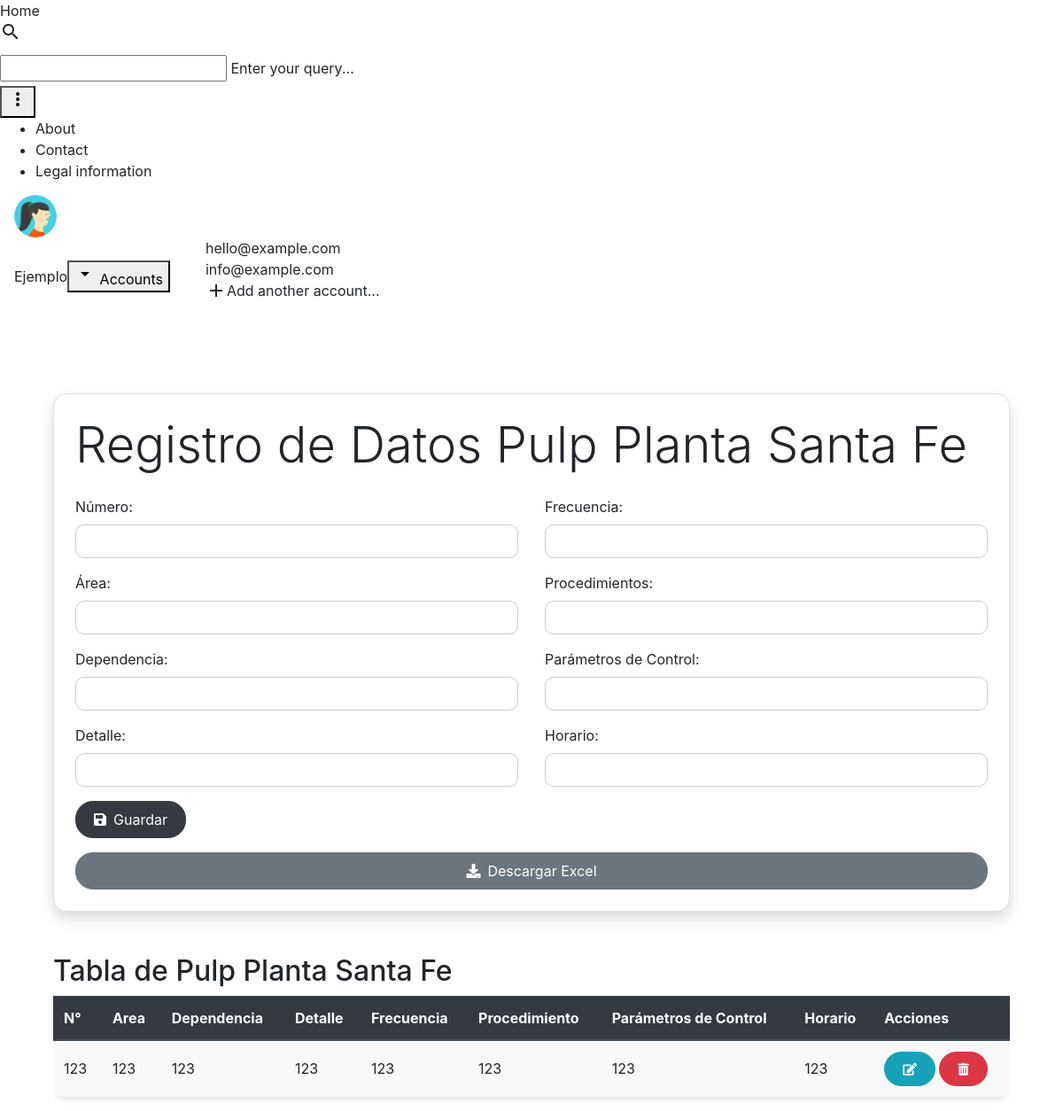
Page /santafe/ on the earlier database version.
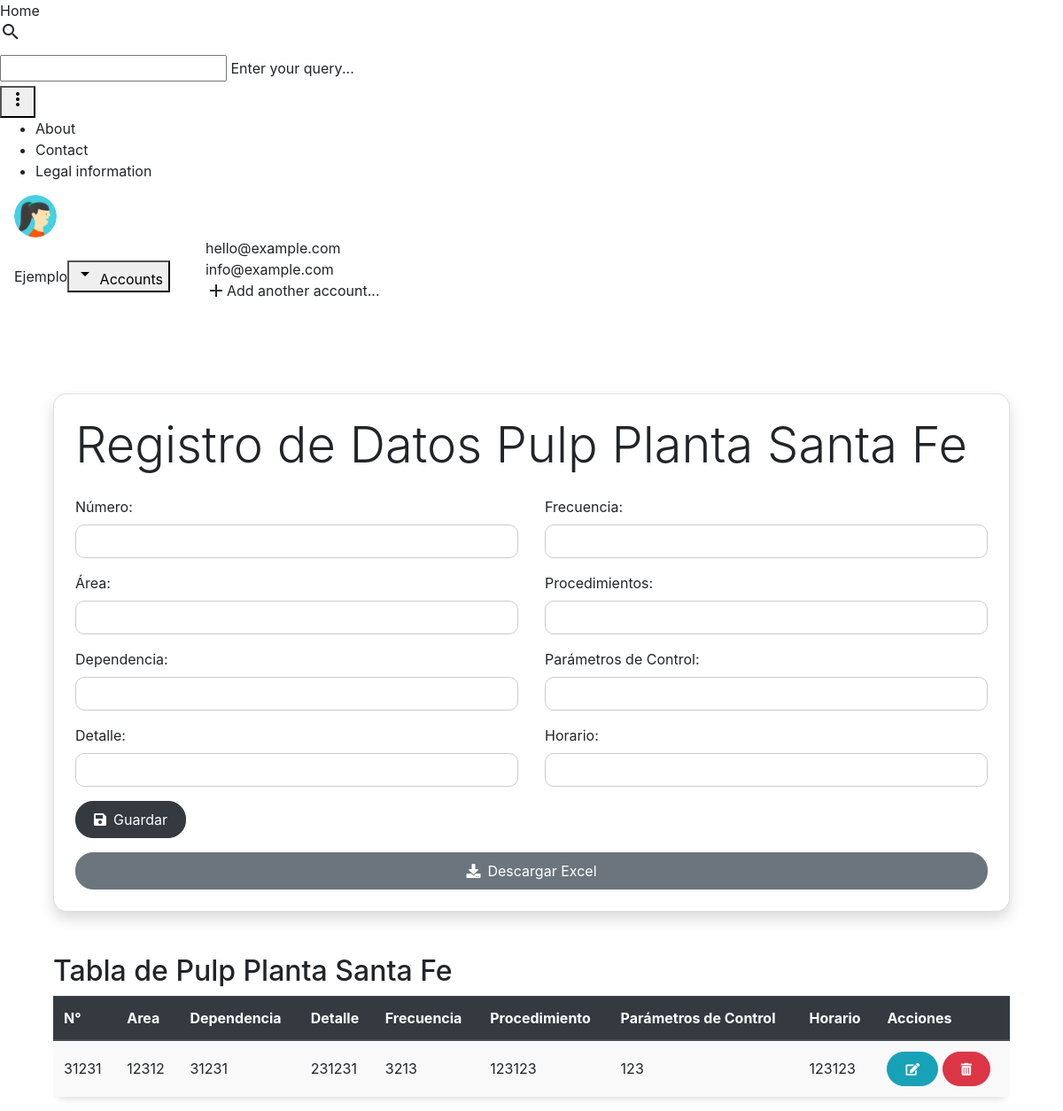
Same page on the later database version.
### catalog/models.py (models this page shows, shortened)
class SantaFe(models.Model):
    numero = models.IntegerField()
    area = models.CharField(max_length=100, default='')
    dependencia = models.CharField(max_length=100)
    detalle = models.TextField()
    frecuencia = models.CharField(max_length=100)
    procedimientos = models.TextField()
    parametro_control = models.CharField(max_length=100)
    horario = models.CharField(max_length=100)
    class Meta:
        db_table ='santafe'

### catalog/views.py (the view)
# urls.py: path('santafe/', views.santafe, name='santafe'),
def santafe(request):
    if request.method == 'POST':
        form = SantaFeForm(request.POST, request.FILES)
        if form.is_valid():
            form.save()
            messages.success(request, 'Datos ingresados correctamente')
            return redirect('santafe')
        else:
            messages.error(request, 'Error al ingresar los datos. Por favor, revise los datos ingresados.')
    else:
        form = SantaFeForm()
    santafe = SantaFe.objects.all()
    return render(request, 'Instalaciones/Pulp/PlantaSantaFe.html', {'form': form, 'santafe': santafe})

### catalog/forms.py
class SantaFeForm(forms.ModelForm):
    class Meta:
        model = SantaFe
        fields = '__all__'

### Templates/Instalaciones/Pulp/PlantaSantaFe.html (shortened to what the changed rows need)
{% extends 'base.html' %}
{% load static %}
{% block content %}
<div class="container">
    <div class="card p-4 shadow">
        <h1 class="display-4 mb-4">Registro de Datos Pulp Planta Santa Fe</h1>
    </div>
</div>
<div class="container mt-5">
    <h2>Tabla de Pulp Planta Santa Fe</h2>
    <div class="table-responsive">
        <table class="table table-striped table-hover">
            <thead class="thead-dark">
                <tr>
                    <th scope="col">N°</th>
                    <th scope="col">Area</th>
                    <th scope="col">Dependencia</th>
                    <th scope="col">Detalle</th>
                    <th scope="col">Frecuencia</th>
                    <th scope="col">Procedimiento</th>
                    <th scope="col">Parámetros de Control</th>
                    <th scope="col">Horario</th>
                    <th scope="col">Acciones</th>
                </tr>
            </thead>
        <tbody>
            {% for dato in santafe %}
            <tr>
                <td>{{ dato.numero }}</td>
                <td>{{ dato.area}}</td>
                <td>{{ dato.dependencia }}</td>
                <td>{{ dato.detalle }}</td>
                <td>{{ dato.frecuencia }}</td>
                <td>{{ dato.procedimientos }}</td>
                <td>{{ dato.parametro_control }}</td>
                <td>{{ dato.horario }}</td>
                <td>
                    <a href="{% url 'modificar_santafe' dato.id %}" class="btn btn-info btn-sm"><i class="fas fa-edit"></i></a>
                    <form method="post" action="{% url 'eliminar_santafe' dato.id %}" style="display: inline;">
                        <button type="submit" class="btn btn-danger btn-sm" onclick="return confirm('¿Estás seguro de que deseas eliminar este dato?')"><i class="fas fa-trash-alt"></i></button>
                    </form>
                </td>
            </tr>
            {% endfor %}
        </tbody>
    </table>
</div>
<link rel="stylesheet" href="https://maxcdn.bootstrapcdn.com/bootstrap/4.5.2/css/bootstrap.min.css">
<link rel="stylesheet" href="https://cdnjs.cloudflare.com/ajax/libs/font-awesome/5.15.4/css/all.min.css">
<link rel="stylesheet" href="{% static 'stylecmpc.css' %}">
{% endblock %}

Differences in the rows shown:
removed SantaFe: numero "123", area "123", dependencia "123", detalle "123", frecuencia "123", procedimientos "123", parametro_control "123", horario "123"
added SantaFe: numero "31231", area "12312", dependencia "31231", detalle "231231", frecuencia "3213", procedimientos "123123", parametro_control "123", horario "123123"
